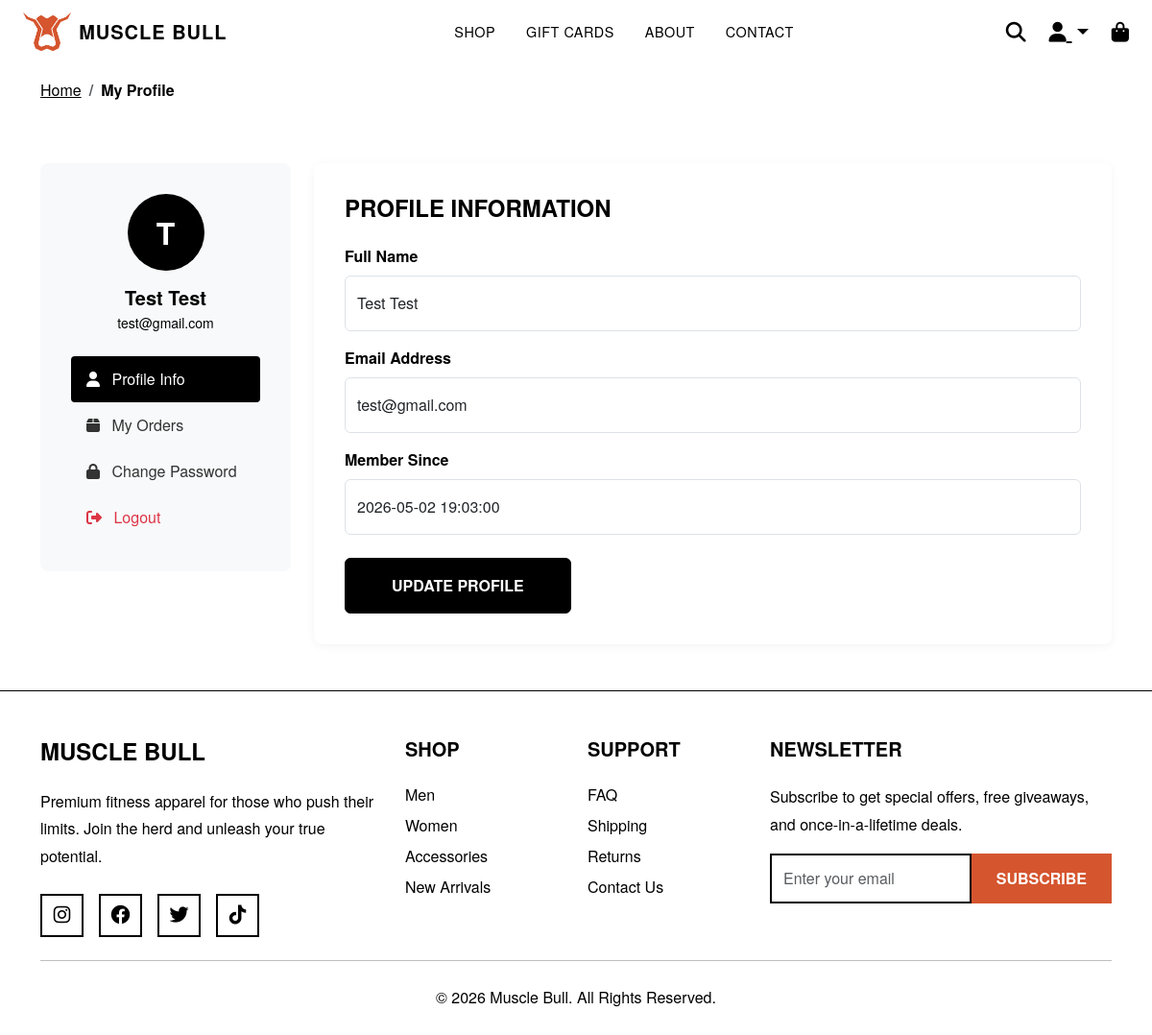
The app's page /profile.php (signed in) with its own data.
### tables this page shows
CREATE TABLE IF NOT EXISTS users (
  id INT UNSIGNED NOT NULL AUTO_INCREMENT,
  name VARCHAR(255) NOT NULL,
  email VARCHAR(255) NOT NULL,
  password VARCHAR(255) NOT NULL,
  role ENUM('admin', 'customer') NOT NULL DEFAULT 'customer',
  status VARCHAR(32) NOT NULL DEFAULT 'active',
  created_at DATETIME NOT NULL DEFAULT CURRENT_TIMESTAMP,
  PRIMARY KEY (id),
  UNIQUE KEY uq_users_email (email)
);

### classes/Database.php (called while the page is built, shortened)
<?php
class Database {
    private static $instance = null;
    private $pdo;
    private function __construct() {
        $configPath = __DIR__ . '/../config/database.php';
        $cfg = require $configPath;
        $dsn = sprintf(
            'mysql:host=%s;port=%d;dbname=%s;charset=%s',
            $cfg['host'],
            $cfg['port'],
            $cfg['dbname'],
            $cfg['charset']
        );
        $this->pdo = new PDO($dsn, $cfg['username'], $cfg['password'], $cfg['options']);
    }
    public static function getInstance() {
        if (self::$instance === null) {
            self::$instance = new self();
        }
        return self::$instance;
    }
    public function pdo() {
        return $this->pdo;
    }
}

### config/database.php (called while the page is built)
<?php
return [
    'host' => getenv('MYSQL_HOST') ?: '127.0.0.1',
    'port' => (int) (getenv('MYSQL_PORT') ?: 3306),
    'dbname' => getenv('MYSQL_DATABASE') ?: 'musclebull',
    'charset' => 'utf8mb4',
    'username' => getenv('MYSQL_USER') ?: 'root',
    'password' => getenv('MYSQL_PASSWORD') ?: '',
    'options' => [
        PDO::ATTR_ERRMODE => PDO::ERRMODE_EXCEPTION,
        PDO::ATTR_DEFAULT_FETCH_MODE => PDO::FETCH_ASSOC,
        PDO::ATTR_EMULATE_PREPARES => false,
    ],
];

### classes/User.php (called while the page is built, shortened)
<?php
require_once __DIR__ . '/Database.php';
class User {
    private $pdo;
    public function __construct() {
        $this->pdo = Database::getInstance()->pdo();
    }
    public function getById($id) {
        $stmt = $this->pdo->prepare(
            'SELECT id, name, email, password, role, created_at, status FROM users WHERE id = ?'
        );
        $stmt->execute([(int) $id]);
        $row = $stmt->fetch();
        return $row ?: null;
    }
}

### profile.php (the view, shortened to what this page needs)
<?php
require_once 'classes/User.php';
$user = new User();
$currentUser = $user->getById($_SESSION['user_id']);
?>
<!DOCTYPE html>
<html lang="en">
<head>
    <link href="./assets/css/bootstrap.min.css" rel="stylesheet" />
    <link href="./assets/css/style.css" rel="stylesheet" />
    <link href="./assets/css/header.css" rel="stylesheet" />
    <link href="./assets/css/footer.css" rel="stylesheet" />
    <link rel="stylesheet" href="https://cdnjs.cloudflare.com/ajax/libs/font-awesome/6.4.0/css/all.min.css" />
</head>
<body>
    <?php
    include 'components/header.php';
    ?>
    <main>
        <section class="breadcrumb-section py-3 bg-white">
            <div class="container">
                <nav aria-label="breadcrumb">
                    <ol class="breadcrumb mb-0">
                        <li class="breadcrumb-item"><a href="index.php" class="text-black">Home</a></li>
                        <li class="breadcrumb-item active text-black fw-bold" aria-current="page">My Profile</li>
                    </ol>
                </nav>
            </div>
        </section>
        <section class="profile-section py-5 bg-light">
            <div class="container">
                <div class="row g-4">
                    <div class="col-lg-3">
                        <div class="profile-sidebar text-center">
                            <div class="avatar-circle">
                                <?php echo strtoupper(substr($_SESSION['user_name'], 0, 1)); ?>
                            </div>
                            <h5 class="fw-bold mb-1"><?php echo htmlspecialchars($_SESSION['user_name']); ?></h5>
                            <p class="text-muted small mb-3"><?php echo htmlspecialchars($_SESSION['user_email']); ?></p>
                            <nav class="text-start mt-4">
                                <a href="#profile" class="profile-nav-link active" onclick="showSection('profile', this)">
                                    <i class="fa-solid fa-user me-2"></i> Profile Info
                                </a>
                                <a href="#orders" class="profile-nav-link" onclick="showSection('orders', this)">
                                    <i class="fa-solid fa-box me-2"></i> My Orders
                                </a>
                                <a href="#password" class="profile-nav-link" onclick="showSection('password', this)">
                                    <i class="fa-solid fa-lock me-2"></i> Change Password
                                </a>
                                <a href="logout.php" class="profile-nav-link text-danger">
                                    <i class="fa-solid fa-sign-out-alt me-2"></i> Logout
                                </a>
                            </nav>
                        </div>
                    </div>
                    <div class="col-lg-9">
                        <div id="profile" class="profile-content">
                            <h4 class="fw-bold text-uppercase mb-4">Profile Information</h4>
                            <form method="POST" action="">
                                <div class="row g-3">
                                    <div class="col-12">
                                        <label class="form-label fw-bold">Full Name</label>
                                        <input type="text" name="name" class="form-control py-3"
                                            value="<?php echo htmlspecialchars($currentUser['name'] ?? ''); ?>" required>
                                    </div>
                                    <div class="col-12">
                                        <label class="form-label fw-bold">Email Address</label>
                                        <input type="email" name="email" class="form-control py-3"
                                            value="<?php echo htmlspecialchars($currentUser['email'] ?? ''); ?>" required>
                                    </div>
                                    <div class="col-12">
                                        <label class="form-label fw-bold">Member Since</label>
                                        <input type="text" class="form-control py-3"
                                            value="<?php echo htmlspecialchars($currentUser['created_at'] ?? ''); ?>" readonly>
                                    </div>
                                    <div class="col-12 mt-4">
                                        <button type="submit" name="update_profile" class="btn btn-dark px-5 py-3 text-uppercase fw-bold">
                                            Update Profile
                                        </button>
                                    </div>
                                </div>
                            </form>
                        </div>
                    </div>
                </div>
            </div>
        </section>
    </main>
    <?php
    include 'components/footer.php';
    ?>
</body>
</html>

### assets/css/style.css (style rules this page uses)
:root { --primary-color: #D5552E; --black-color: #000000; --white-color: #FFFFFF; }
body { font-family: 'Helvetica Neue', Helvetica, Arial, sans-serif; overflow-x: hidden; background-color: var(--white-color); color: var(--black-color); }
.bg-light, .bg-white { background-color: var(--white-color) !important; }
.text-muted, .text-dark, .text-black { color: var(--black-color) !important; }
.btn-dark { background-color: var(--bg-black); border-color: var(--black-color); color: var(--white-color); }

### assets/css/variables.css (style rules this page uses)
:root { --primary-color: #D5552E; --primary-hover: #000000; --white-color: #FFFFFF; --black-color: #000000; --light-gray: #F5F5F5; --header-glass-bg: rgba(0, 0, 0, 0.3); --header-glass-scrolled: rgba(0, 0, 0, 0.9); --shadow-light: rgba(0, 0, 0, 0.08); --shadow-medium: rgba(0, 0, 0, 0.12); --shadow-dark: rgba(0, 0, 0, 0.15); --shadow-hover: rgba(0, 0, 0, 0.2); --shadow-heavy: rgba(0, 0, 0, 0.3); --border-light: rgba(0, 0, 0, 0.08); --border-white: rgba(255, 255, 255, 0.1); --overlay-dark: rgba(0, 0, 0, 0.65); --overlay-medium: rgba(0, 0, 0, 0.8); --primary-shadow: rgba(213, 85, 46, 0.3); --cart-badge-bg: #D5552E; --cart-badge-text: #FFFFFF; --bg-white: #FFFFFF; --bg-black: #000000; --bg-primary: #D5552E; --bg-light-gray: #F5F5F5; --text-white: #FFFFFF; --text-black: #000000; --text-primary: #D5552E; --border-black: #000000; --border-white: #FFFFFF; --border-primary: #D5552E; --bg-card: #FFFFFF; --bg-modal: #FFFFFF; --bg-footer: #FFFFFF; --bg-header-static: #FFFFFF; --text-heading: #000000; --text-body: #000000; --text-muted: #000000; --text-link: #000000; --text-link-hover: #D5552E; --border-input: #000000; --border-card: #000000; --border-divider: rgba(0, 0, 0, 0.08); --hover-bg: #000000; --hover-text: #FFFFFF; --active-bg: #D5552E; --active-text: #FFFFFF; --input-bg: #FFFFFF; --input-text: #000000; --input-border: #000000; --input-focus-border: #D5552E; --nav-link-text: #FFFFFF; --nav-link-hover: #D5552E; --nav-link-active: #D5552E; --nav-icon-text: #FFFFFF; --nav-icon-dark: #000000; }

### profile.php (style rules this page uses)
.profile-sidebar { background: #f8f9fa; border-radius: 8px; padding: 2rem; }
.profile-nav-link { color: #333; text-decoration: none; padding: 0.75rem 1rem; display: block; border-radius: 4px; transition: all 0.3s ease; }
.profile-nav-link:hover, .profile-nav-link.active { background: #000; color: #fff; }
.profile-content { background: #fff; border-radius: 8px; padding: 2rem; box-shadow: 0 2px 10px rgba(0,0,0,0.05); }
.avatar-circle { width: 80px; height: 80px; background: #000; color: #fff; border-radius: 50%; display: flex; align-items: center; justify-content: center; font-size: 2rem; font-weight: bold; margin: 0 auto 1rem; }

### records on screen
users: name "Test Test", email "test@gmail.com", created_at "2026-05-02 19:03:00"

### other values on screen
substr($_SESSION['user_name'], 0, 1) "T"
$_SESSION['user_name'] "Test Test"
$_SESSION['user_email'] "test@gmail.com"
